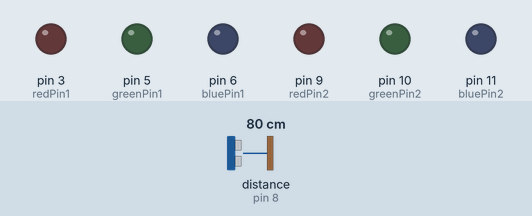
A sketch run on a simulated Arduino Uno, built with avr-gcc and run on an emulated ATmega328P. Parts: output pins drawn as LEDs (lit = HIGH). Wiring (inferred from the names in the program): range finder with pulse-width output: data pin 8. Inputs (shaded band) come from the test bench; at power-on: distance to the obstacle (sensor on pin 8) 80 cm. The echo pulse lasts 58.3 µs per cm; what the sketch prints to the serial monitor is not drawn.

Above: at 1.2 s.
1.3 s: distance to the obstacle (sensor on pin 8) set to 45 cm
2.8 s: distance to the obstacle (sensor on pin 8) set to 38 cm
At 5.0 s:
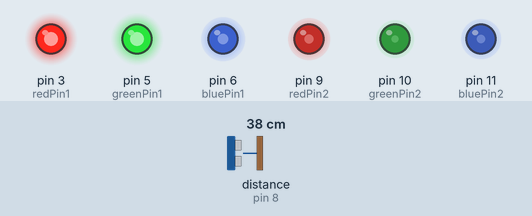
At 5.9 s:
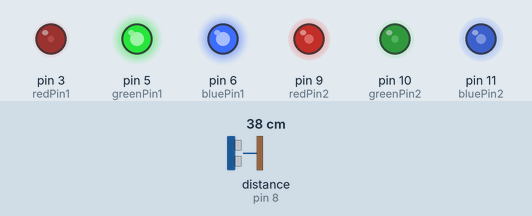
8.8 s: distance to the obstacle (sensor on pin 8) set to 29 cm
At 10.0 s:
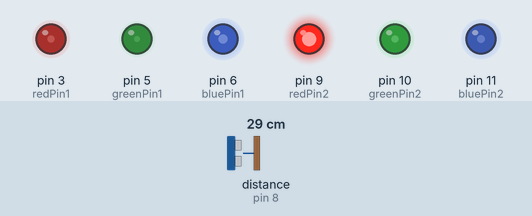
10.8 s: distance to the obstacle (sensor on pin 8) set to 24 cm
Timing chart, 0 to 13.3 s (numbered marks = the images above; inputs shaded):
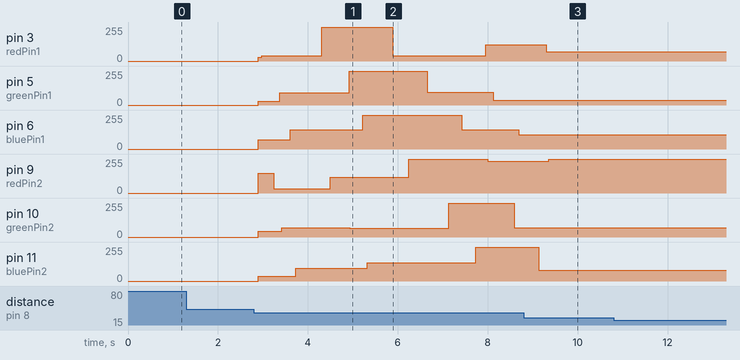

The sketch:

platoon.ino
```cpp
//LED pinouts
int redPin1      = 3;//LED1 red pin
int redPin2      = 9;//LED2 red pin
int greenPin1    = 5;//LED1 green pin
int greenPin2    = 10;//LED2 green pin
int bluePin1     = 6;//LED1 bluePin1
int bluePin2     = 11;//LED2 bluePin1

int FADESPEED   = 0;
const int pwPin = 8;
double pulse, d;
//define the range boundaries (lower/upper) for each of the 3 ranges
double ranges[] = {10.0,16.0,17.0,47.0,48.0,70.0};

void setup()  {
  Serial.begin(19200);
}
void loop(){
  //investigate moving this to the setup loop to only do once
  //pinMode(analogPin,INPUT);
  pinMode(pwPin, INPUT);
  pulse = pulseIn(pwPin, HIGH);
  d = pulse/147;
  //cm = inches * 2.54;
  Serial.println(d);
  if (d >= ranges[0] && d <= ranges[1]) {
    int ledColorsArraySize1 = 6;
    int ledColorsArraySize2 = 5;

    int LED1_RG1_RED[]   = {28,40,255,40,123,67};
    int LED1_RG1_GREEN[] = {30,93,255,93,35,47};
    int LED1_RG1_BLUE[]  = {68,144,255,144,107,103};

    int LED2_RG1_RED[]   = {150,32,121,255,238};
    int LED2_RG1_GREEN[]   = {44,69,65,255,68};
    int LED2_RG1_BLUE[]   = {37,97,137,255,79};

    //write initial color values to strips
    analogWrite(redPin1, LED1_RG1_RED[0]);
    analogWrite(greenPin1, LED1_RG1_GREEN[0]);
    analogWrite(bluePin1, LED1_RG1_BLUE[0]);
    analogWrite(redPin2, LED2_RG1_RED[0]);
    analogWrite(greenPin2, LED2_RG1_GREEN[0]);
    analogWrite(bluePin2, LED2_RG1_BLUE[0]);

    do {
      //write to analog pins
      //reinitialize i if it gets above intended size.  Runs wild after that!!!
      for (int i = 0 ; i < ledColorsArraySize1 ; i++) {
        //recalculate distance inside do..while need to exit loop if exit range
        pulse = pulseIn(pwPin, HIGH);
        //calculate distance in inches
        d = pulse/147;
        Serial.println("in range 1");
        Serial.println(d);
        Serial.println("----------------");
       // Serial.println(ranges[0]);
        //Serial.println(ranges[1]);
        Serial.print("RED LED: ");
        Serial.println(LED1_RG1_RED[i]);
        Serial.print("GREEN LED: ");
        Serial.println(LED1_RG1_GREEN[i]);
        Serial.print("BLUE LED: ");
        Serial.println(LED1_RG1_BLUE[i]);
        //pause between iterations to check RGB values. increase to 5000 for best view
        delay(5);
        if (d < ranges[0] || d > ranges[1]){
          //turn strip off and exit
          analogWrite(redPin1, 0);
          analogWrite(greenPin1, 0);
          analogWrite(bluePin1, 0);
          analogWrite(redPin2, 0);
          analogWrite(greenPin2, 0);
          analogWrite(bluePin2, 0);
          break;
        }
        //fade red LED strip 1
        if (LED1_RG1_RED[i] > LED1_RG1_RED[i+1]){
           do{
             analogWrite(redPin1, LED1_RG1_RED[i]);
             LED1_RG1_RED[i]--;
             Serial.println(LED1_RG1_RED[i]);
             delay(FADESPEED);
           } while(LED1_RG1_RED[i] > LED1_RG1_RED[i+1]);
        } else {
          do{
             analogWrite(redPin1, LED1_RG1_RED[i]);
             LED1_RG1_RED[i]++;
             Serial.println(LED1_RG1_RED[i]);
             delay(FADESPEED);
           } while(LED1_RG1_RED[i] < LED1_RG1_RED[i+1]);
        }
        //end fade red strip 1
        //fade red LED strip 2
        if (LED2_RG1_RED[i] > LED2_RG1_RED[i+1]){
           do{
             analogWrite(redPin2, LED2_RG1_RED[i]);
             LED2_RG1_RED[i]--;
             Serial.println(LED2_RG1_RED[i]);
             delay(FADESPEED);
           } while(LED2_RG1_RED[i] > LED2_RG1_RED[i+1]);
        } else {
          do{
             analogWrite(redPin2, LED2_RG1_RED[i]);
             LED2_RG1_RED[i]++;
             Serial.println(LED2_RG1_RED[i]);
             delay(FADESPEED);
           } while(LED2_RG1_RED[i] < LED2_RG1_RED[i+1]);
        }
        //end fade red LED strip 2
        //begin fade green strip 1
        if (LED1_RG1_GREEN[i] > LED1_RG1_GREEN[i+1]){
           do{
             analogWrite(greenPin1, LED1_RG1_GREEN[i]);
             LED1_RG1_GREEN[i]--;
             Serial.println(LED1_RG1_GREEN[i]);
             delay(FADESPEED);
           } while(LED1_RG1_GREEN[i] > LED1_RG1_GREEN[i+1]);
        } else {
          do{
             analogWrite(greenPin1, LED1_RG1_GREEN[i]);
             LED1_RG1_GREEN[i]++;
             Serial.println(LED1_RG1_GREEN[i]);
             delay(FADESPEED);
           } while(LED1_RG1_GREEN[i] < LED1_RG1_GREEN[i+1]);
        }
        //end fade green LED strip 1
        //begin fade green strip 2
        if (LED2_RG1_GREEN[i] > LED2_RG1_GREEN[i+1]){
           do{
             analogWrite(greenPin2, LED2_RG1_GREEN[i]);
             LED2_RG1_GREEN[i]--;
             Serial.println(LED2_RG1_GREEN[i]);
             delay(FADESPEED);
           } while(LED2_RG1_GREEN[i] > LED2_RG1_GREEN[i+1]);
        } else {
          do{
             analogWrite(greenPin2, LED2_RG1_GREEN[i]);
             LED2_RG1_GREEN[i]++;
             Serial.println(LED2_RG1_GREEN[i]);
             delay(FADESPEED);
           } while(LED2_RG1_GREEN[i] < LED2_RG1_GREEN[i+1]);
        }
        //end fade green strip 2
        //begin fade blue strip 1
        if (LED1_RG1_BLUE[i] > LED1_RG1_BLUE[i+1]){
           do{
             analogWrite(bluePin1, LED1_RG1_BLUE[i]);
             LED1_RG1_BLUE[i]--;
             Serial.println(LED1_RG1_BLUE[i]);
             delay(FADESPEED);
           } while(LED1_RG1_BLUE[i] > LED1_RG1_BLUE[i+1]);
        } else {
          do{
             analogWrite(bluePin1, LED1_RG1_BLUE[i]);
             LED1_RG1_BLUE[i]++;
             Serial.println(LED1_RG1_BLUE[i]);
             delay(FADESPEED);
           } while(LED1_RG1_BLUE[i] < LED1_RG1_BLUE[i+1]);
        }
        //end fade blue LED strip1
        //Begin fade blue LED strip 2
        if (LED2_RG1_BLUE[i] > LED2_RG1_BLUE[i+1]){
           do{
             analogWrite(bluePin2, LED2_RG1_BLUE[i]);
             LED2_RG1_BLUE[i]--;
             Serial.println(LED2_RG1_BLUE[i]);
             delay(FADESPEED);
           } while(LED2_RG1_BLUE[i] > LED2_RG1_BLUE[i+1]);
        } else {
          do{
             analogWrite(bluePin2, LED2_RG1_BLUE[i]);
             LED2_RG1_BLUE[i]++;
             Serial.println(LED2_RG1_BLUE[i]);
             delay(FADESPEED);
           } while(LED2_RG1_BLUE[i] < LED2_RG1_BLUE[i+1]);
        }
        //end fade blue LED strip 2
      }
    } while (d >= ranges[0] && d <= ranges[1]);
  } else if (d >= ranges[2] && d <= ranges[3]) {


  } else if (d >= ranges[4] && d <= ranges[5]) {

  } else {
    //do nothing here
  }
}
```

Measured:
- the behaviour switches between 41 and 40 cm on distance to the obstacle (sensor on pin 8) (found by bisection; images 0 and 1)
- after the input at 2.8 s, pin 5 (greenPin1): 0/255 → 30/255 after 0.09 s, → 92/255 0.48 s later, → 254/255 1.5 s later, → 94/255 1.7 s later, … (5 changes in this stretch); pin 6 (bluePin1): 0/255 → 68/255 after 0.09 s, → 143/255 0.71 s later, → 254/255 1.6 s later, → 145/255 2.2 s later, … (5 changes in this stretch)
